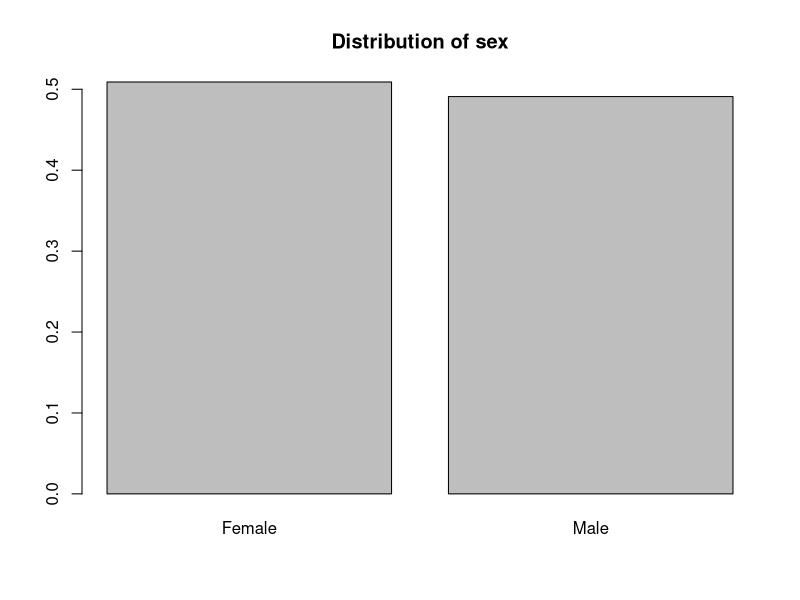
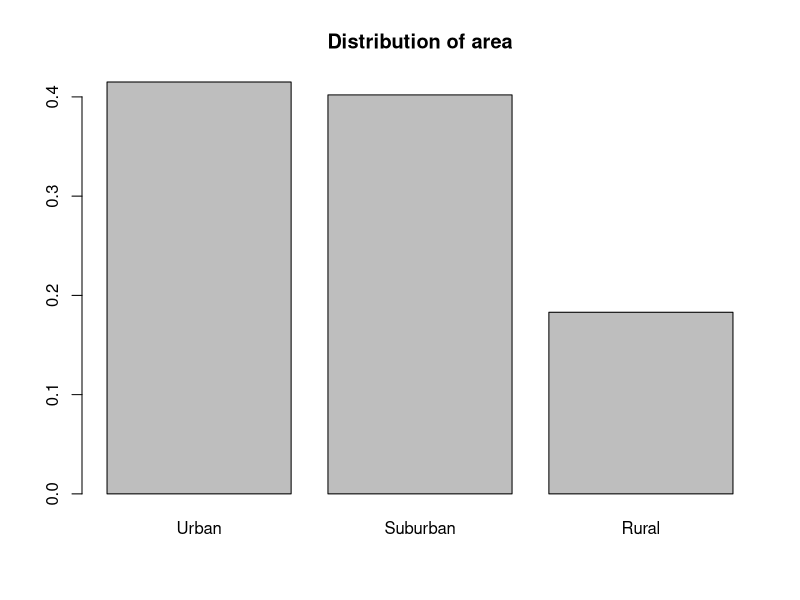
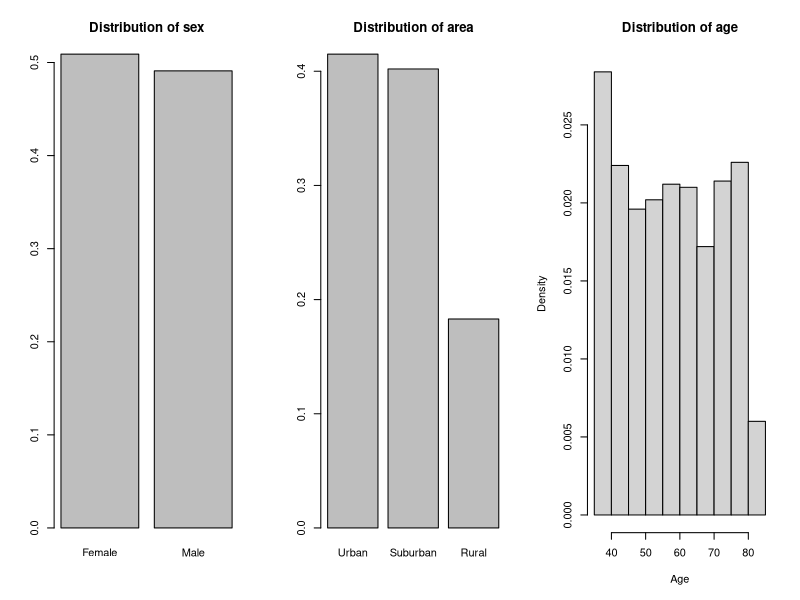

The R script that drew these images, in order:
library(plyr)
library(data.table)

#############################################
# Data frame with 2 covariates where the 
# first has two groups (male, female) and 
# the second covariates has three groups
# (rural, urban and suburban)
#############################################


n <- 1000
df <- data.frame(matrix(0,nrow=n,ncol=4))
setDT(df)

#Assign half of the records as male and female
df[,2] <- ifelse(rbinom(n,1,0.5) == 1, "Male","Female")


#Assign 20 percent of the records as living in the rural area, 40 percent in suburban and 40 in urban
df[,3] <- ifelse(rbinom(n,1,0.2)==1,"Rural",ifelse(rbinom(n,1,0.5),"Suburban","Urban"))


#Assign ages randomly from a uniform distribution
df[,4] <- round(runif(n,min=35,max=82),0)
colnames(df) <- c("Response","Sex","Area","Age")



p1 <- (unlist(df[,.N,by=Sex][,2]))/n
names(p1) <- unlist(df[,.N,by=Sex][,1])
barplot(p1,main="Distribution of sex")


p2 <- (unlist(df[,.N,by=Area][,2]))/n
names(p2) <- unlist(df[,.N,by=Area][,1])
barplot(p2,main="Distribution of area")


par(mfrow=c(1,3))
barplot(p1,main="Distribution of sex")
barplot(p2,main="Distribution of area")
hist(unlist(df[,"Age"]),main="Distribution of age",prob=TRUE,xlab="Age")


###############################################################################################################
## Assign responses according to a distribution with interacting response probabilities between area and sex ##
###############################################################################################################

df[Sex=="Male" & Area=="Rural"][,1] <- rbinom(dim(df[Sex=="Male" & Area=="Rural"][,1])[1],1,0.2)
df[Sex=="Male" & Area=="Suburban"][,1] <- rbinom(dim(df[Sex=="Male" & Area=="Suburban"][,1])[1],1,0.5)
df[Sex=="Male" & Area=="Urban"][,1] <- rbinom(dim(df[Sex=="Male" & Area=="Urban"][,1])[1],1,0.4)
df[Sex=="Female" & Area=="Rural"][,1] <- rbinom(dim(df[Sex=="Female" & Area=="Rural"][,1])[1],1,0.4)
df[Sex=="Female" & Area=="Suburban"][,1] <- rbinom(dim(df[Sex=="Female" & Area=="Suburban"][,1])[1],1,0.8)
df[Sex=="Female" & Area=="Urban"][,1] <- rbinom(dim(df[Sex=="Female" & Area=="Urban"][,1])[1],1,0.6)


sex_rep <- 1+sum(apply(df[,mean(Response),by=Sex],1,function(x){ifelse(as.numeric(x[2])<df[,mean(Response)],as.numeric(x[2])-df[,mean(Response)],0)}))/df[,mean(Response)]
area_rep <- 1+sum(apply(df[,mean(Response),by=Area],1,function(x){ifelse(as.numeric(x[2])<df[,mean(Response)],as.numeric(x[2])-df[,mean(Response)],0)}))/df[,mean(Response)]

p_age <- Vectorize(function(a){
sum(df[Age==a,Response])/nrow(df[Age==a])
})
age_rep <- 1+sum(ifelse(p_age(sort(unlist(unique(df[,"Age"]))))<df[,mean(Response)],p_age(sort(unlist(unique(df[,"Age"]))))-df[,mean(Response)],0))/(df[,mean(Response)]*(max(unlist(unique(df[,"Age"])))-min(unlist(unique(df[,"Age"])))))

list("Representativity Sex"=round(sex_rep,4),
     "Representativity Area" = round(area_rep,4),
     "Representativity Age"=round(age_rep,4))
